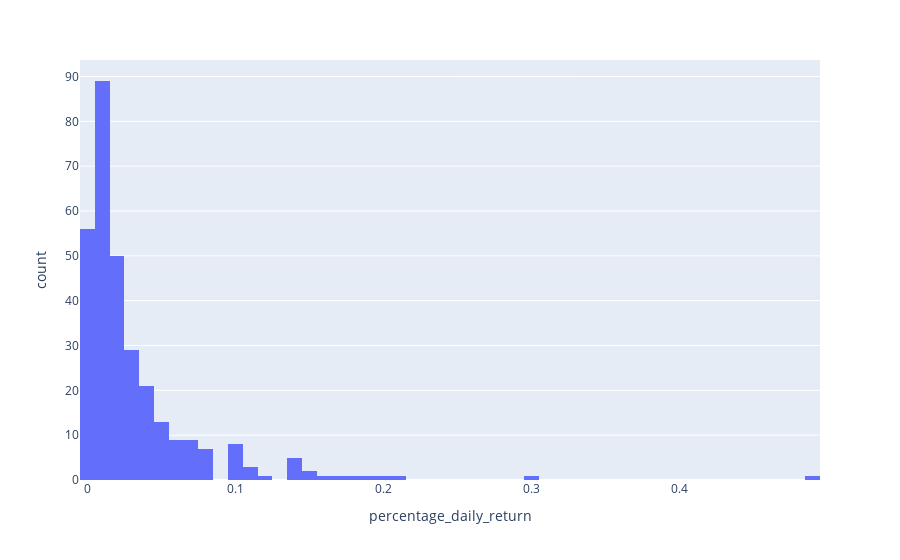

Notebook code for this chart:
### Code cell
# show perecentages of wrong predictions histogramm

dfwrongs.abs().sort_values("percentage_daily_return")
fig = px.histogram(dfwrongs.abs(), x="percentage_daily_return")
fig.show()

### Figure 1 — Plotly figure (JSON) as saved in the notebook; plotly's stock layout.template omitted (floating-point values rounded to 4 significant figures; data arrays with more than 128 entries replaced by an {"elided": "..."} marker saying what was removed)
{"data": [{"alignmentgroup": "True", "bingroup": "x", "hovertemplate": "percentage_daily_return=%{x}<br>count=%{y}<extra></extra>", "legendgroup": "", "marker": {"color": "#636efa"}, "name": "", "offsetgroup": "", "orientation": "v", "showlegend": false, "type": "histogram", "x": {"elided": "310 float values"}, "xaxis": "x", "yaxis": "y"}], "layout": {"barmode": "relative", "legend": {"tracegroupgap": 0}, "margin": {"t": 60}, "xaxis": {"anchor": "y", "domain": [0, 1], "title": {"text": "percentage_daily_return"}}, "yaxis": {"anchor": "x", "domain": [0, 1], "title": {"text": "count"}}}}
